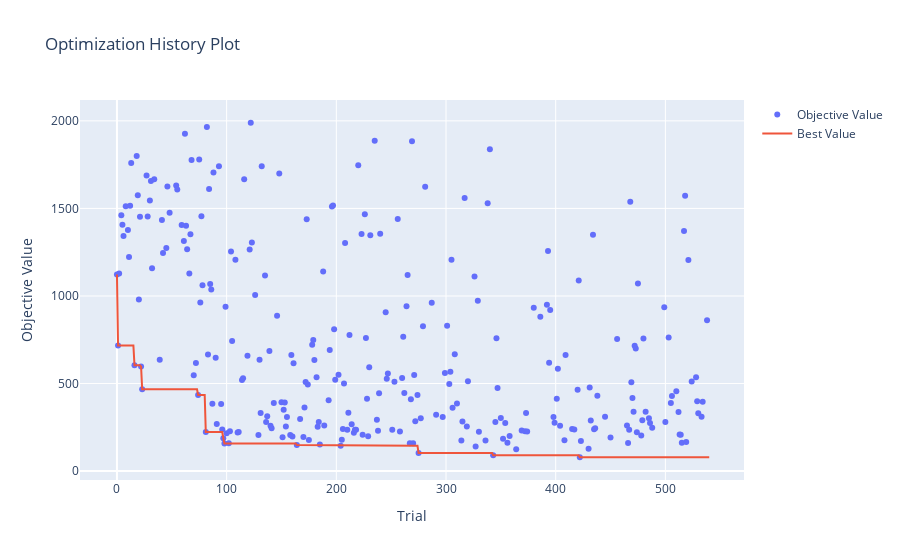

Notebook cell for this chart:
### Code cell
plot_optimization_history(f_study)

### Figure 1 — Plotly figure (JSON) as saved in the notebook; plotly's stock layout.template omitted (floating-point values rounded to 4 significant figures; data arrays with more than 128 entries replaced by an {"elided": "..."} marker saying what was removed)
{"data": [{"mode": "markers", "name": "Objective Value", "type": "scatter", "x": {"elided": "280 int values"}, "y": {"elided": "280 float values"}}, {"mode": "lines", "name": "Best Value", "type": "scatter", "x": {"elided": "541 int values"}, "y": {"elided": "541 float values"}}, {"marker": {"color": "#cccccc"}, "mode": "markers", "name": "Infeasible Trial", "showlegend": false, "type": "scatter", "x": [], "y": []}], "layout": {"title": {"text": "Optimization History Plot"}, "xaxis": {"title": {"text": "Trial"}}, "yaxis": {"title": {"text": "Objective Value"}}}}
